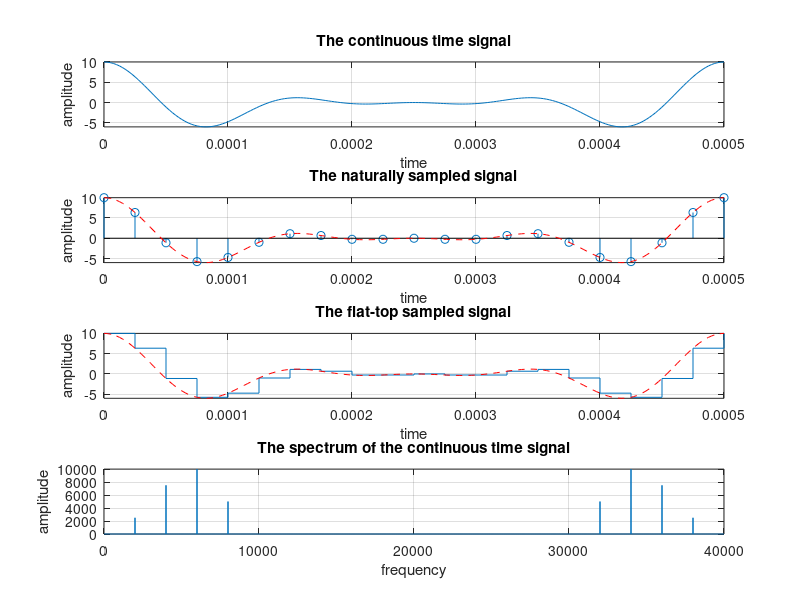

Write the MATLAB code that produced this figure.
function rot1911
% Given the sinusoidal signals including 4 frequencies
% of 2 kHz,4kHz,6kHz and 8 kHz is sampled at the rate of 40 kHz. 
% Plot the naturally sampled signal, the flat-top sampled
% signal, and the spectrum of the origin signal and
% the corresponding discrete time signal.
clc;clear;close all;
f1=2000;
f2=8000;
f3=4000;
f4=6000;
T1=1/f1;
fs=40000;
Ts=1/fs;
t=linspace(0,T1,200);
A=1;
B=2;
C=3; 
D=4;
arg1=0;arg2=0;arg3=0;arg4=0;
xt=A*cos(2*pi*f1*t+arg1)+...
B*cos(2*pi*f2*t+arg2)+...
C*cos(2*pi*f3*t+arg3)+...
D*cos(2*pi*f4*t+arg4);
ts=0:Ts:T1;
xs=A*cos(2*pi*f1*ts+arg1)+...
B*cos(2*pi*f2*ts+arg2)+...
C*cos(2*pi*f3*ts+arg3)+...
D*cos(2*pi*f4*ts+arg4);
figure('Name','Analysis of the signal in the time domain','NumberTitle','off');
subplot(411);
plot(t,xt);
axis([0 T1 min(xt) max(xt)]);
grid on;
xlabel('time');
ylabel('amplitude');
title('The continuous time signal');
subplot(412);
stem(ts,xs);
hold on;
plot(t,xt,'r--');
axis([0 T1 min(xt) max(xt)]);
grid on;
xlabel('time');
ylabel('amplitude');
title('The naturally sampled signal');
subplot(413);
stairs(ts,xs);
hold on;
plot(t,xt,'r--');
axis([0 T1 min(xt) max(xt)]);
grid on;
xlabel('time');
ylabel('amplitude');
title('The flat-top sampled signal');
% Plot the spectrum of the continous time signal
N=5000;
k=(0:N-1)*Ts;
xk=A*cos(2*pi*f1*k+arg1)+...
B*cos(2*pi*f2*k+arg2)+...
C*cos(2*pi*f3*k+arg3)+...
D*cos(2*pi*f4*k+arg4);
xf=fft(xk);
subplot(414);
plot(fs/N*(0:N-1),abs(xf));
grid on;
xlabel('frequency');
ylabel('amplitude');
title('The spectrum of the continuous time signal');